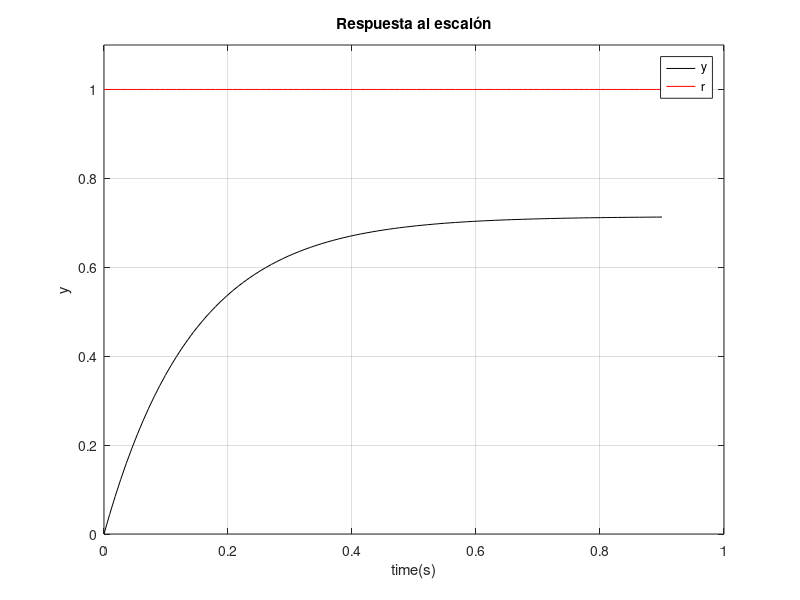
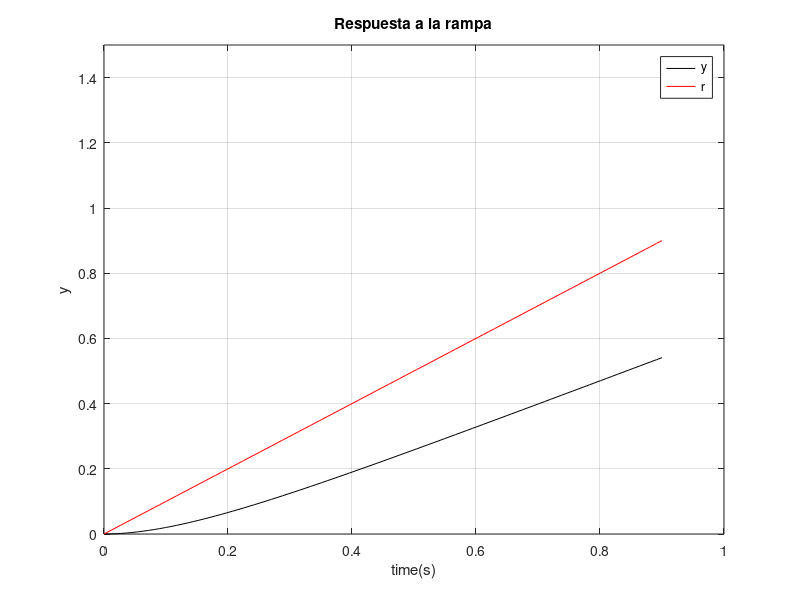
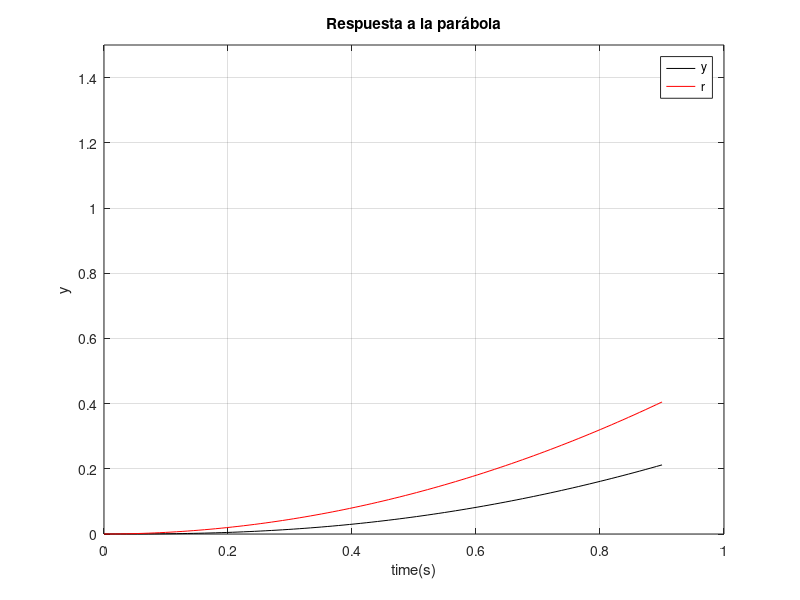
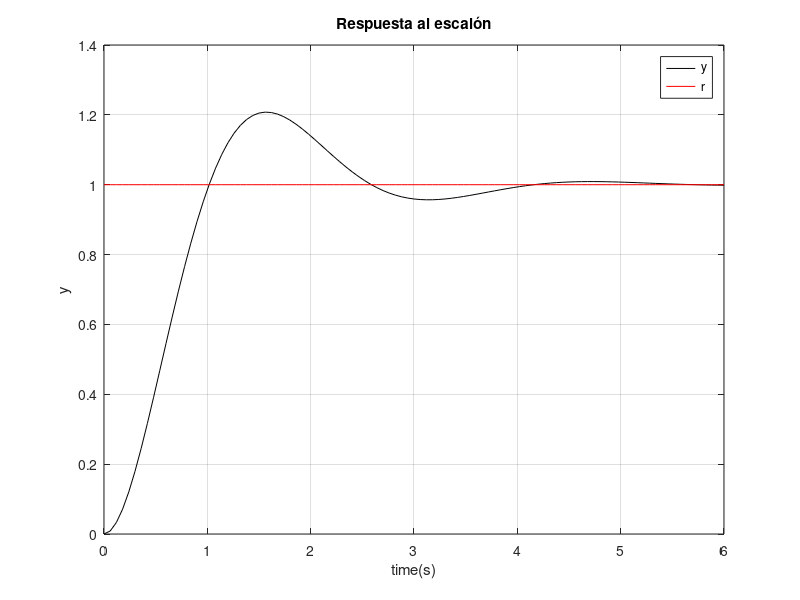

Reproduce these figures in MATLAB, in order.
clc
clear
close all

%----------sistema tipo 0-------------

G = tf(5,[1 2]);
%G = tf(5/2,[1/2 1]);
H = tf(1,1);

h_0= feedback(G,H);

[y t]=step(h_0);

figure
plot(t,y,'k')
r = ones(length(y),1);
hold on
plot(t,r, 'r')
ylim([0 1.1])
grid on
xlabel('time(s)')
ylabel('y')
title('Respuesta al escalón')
legend('y','r')

% x = [1,1]/1.4;
% y = [0.93,0.7]/1.1;
% a = annotation('doublearrow',x,y,'$e_{ss}=\frac{1}{1+k}$','Interpreter','latex');%,'X',[1.1/1.4 1.1/1.4],'Y',[0.8 0.8]/1.1);
% a.X=[1.1,1.1]/1.4;
% a.Y=[0.8,0.7]/1.1;
% x = [1.1,1.1]/1.4;
% y = [0.8,0.7]/1.1;
% a = annotation('textarrow',x,y,'String','Position',[0.2 0.2 0.3 0.1]);

%------respuesta a la rampa-----


[y t]=step(h_0*tf(1,[1 0])); %agrego un polo para usar step
x=1*t;

figure
plot(t,y,'k')
hold on
plot(t,x, 'r')
ylim([0 1.5])
%xlim([0 1.4])
grid on
xlabel('time(s)')
ylabel('y')
title('Respuesta a la rampa')
legend('y','r')

%------respuesta a la parabola-----
[y t]=step(h_0*tf(1,[1 0 0])); %agrego dos polos para usar step
x=0.5*t.^2;

figure
plot(t,y,'k')
hold on
plot(t,x, 'r')
ylim([0 1.5])
%xlim([0 1.4])
grid on
xlabel('time(s)')
ylabel('y')
title('Respuesta a la parábola')
legend('y','r')

%$e_{ss}=\infty$


%----------sistema tipo 1-------------

G = tf(5,[1 2 0]);
%G = tf(5/2,[1/2 1]);
H = tf(1,1);

h_0= feedback(G,H);

[y t]=step(h_0);

figure
plot(t,y,'k')
r = ones(length(y),1);
hold on
plot(t,r, 'r')
%ylim([0 1.1])
grid on
xlabel('time(s)')
ylabel('y')
title('Respuesta al escalón')
legend('y','r')

%x = [1,1]/1.4;
%y = [0.93,0.7]/1.1;
%a = annotation('doublearrow',x,y,'$e_{ss}=\frac{1}{1+k}$','Interpreter','latex');%,'X',[1.1/1.4 1.1/1.4],'Y',[0.8 0.8]/1.1);
%a.X=[1.1,1.1]/1.4;
%a.Y=[0.8,0.7]/1.1;
%x = [1.1,1.1]/1.4;
%y = [0.8,0.7]/1.1;
%a = annotation('textarrow',x,y,'String',);%, 'Position',[0.2 0.2 0.3 0.1]);

%------respuesta a la rampa-----

[y t]=step(h_0*tf(6,[1 0])); %agrego un polo para usar step
x=6*t;

figure
plot(t,y,'k')
hold on
plot(t,x, 'r')
%ylim([0 1.5])
xlim([0 10])
grid on
xlabel('time(s)')
ylabel('y')
title('Respuesta a la rampa')
legend('y','r')

%------respuesta a la parabola-----

[y t]=step(h_0*tf(1,[1 0 0])); %agrego dos polos para usar step
x=0.5*t.^2;

figure
plot(t,y,'k')
hold on
plot(t,x, 'r')
%ylim([0 1.5])
xlim([0 10])
grid on
xlabel('time(s)')
ylabel('y')
title('Respuesta a la parábola')
legend('y','r')

%$e_{ss}=\infty$

%----------sistema tipo 2-------------

G = tf(5,[1 12])*tf([1 1],[1 0 0])*tf(1,[1 5]);
%G = tf(5/2,[1/2 1]);
H = tf(1,1);

h_0= feedback(G,H);

[y t]=step(h_0);

figure
plot(t,y,'k')
r = ones(length(y),1);
hold on
plot(t,r, 'r')
%ylim([0 1.1])
grid on
xlabel('time(s)')
ylabel('y')
title('Respuesta al escalón')
legend('y','r')

%x = [1,1]/1.4;
%y = [0.93,0.7]/1.1;
%a = annotation('doublearrow',x,y,'$e_{ss}=\frac{1}{1+k}$','Interpreter','latex');%,'X',[1.1/1.4 1.1/1.4],'Y',[0.8 0.8]/1.1);
%a.X=[1.1,1.1]/1.4;
%a.Y=[0.8,0.7]/1.1;
%x = [1.1,1.1]/1.4;
%y = [0.8,0.7]/1.1;
%a = annotation('textarrow',x,y,'String',);%, 'Position',[0.2 0.2 0.3 0.1]);

%------respuesta a la rampa-----


[y t]=step(h_0*tf(6,[1 0])); %agrego un polo para usar step
x=6*t;

figure
plot(t,y,'k')
hold on
plot(t,x, 'r')
%ylim([0 1.5])
xlim([0 200])
grid on
xlabel('time(s)')
ylabel('y')
title('Respuesta a la rampa')
legend('y','r')

% create a new pair of axes inside current figure
axes('position',[.65 .175 .25 .25])
box on % put box around new pair of axes
indexOfInterest = (t < 200) & (t > 198); % range of t near perturbation
plot(t(indexOfInterest),y(indexOfInterest),'k') % plot on new axes
hold on
plot(t(indexOfInterest),x(indexOfInterest),'r') % plot on new axes
grid on

%------respuesta a la parabola-----

[y t]=step(h_0*tf(1,[1 0 0])); %agrego dos polos para usar step
x=0.5*t.^2;

figure
plot(t,y,'k')
hold on
plot(t,x, 'r')
%ylim([0 1.5])
xlim([0 200])
grid on
xlabel('time(s)')
ylabel('y')
title('Respuesta a la parábola')
legend('y','r')

% create a new pair of axes inside current figure
axes('position',[.65 .175 .25 .25])
box on % put box around new pair of axes
indexOfInterest = (t < 200) & (t > 198); % range of t near perturbation
plot(t(indexOfInterest),y(indexOfInterest),'k') % plot on new axes
hold on
plot(t(indexOfInterest),x(indexOfInterest),'r') % plot on new axes
grid on

%$e_{ss}=\infty$